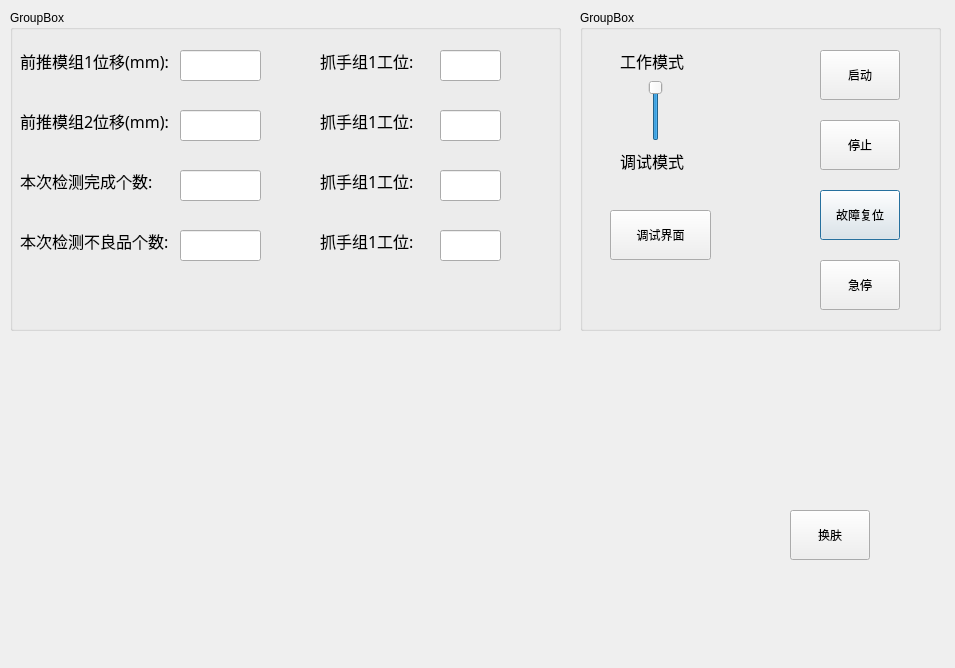
<?xml version="1.0" encoding="UTF-8"?>
<ui version="4.0">
 <class>CommDialog</class>
 <widget class="QDialog" name="CommDialog">
  <property name="geometry">
   <rect>
    <x>0</x>
    <y>0</y>
    <width>955</width>
    <height>668</height>
   </rect>
  </property>
  <property name="windowTitle">
   <string>关于</string>
  </property>
  <property name="windowIcon">
   <iconset resource="hello.qrc">
    <normaloff>:/logo/Resources/fivision.ico</normaloff>:/logo/Resources/fivision.ico</iconset>
  </property>
  <widget class="QGroupBox" name="groupBox">
   <property name="geometry">
    <rect>
     <x>10</x>
     <y>10</y>
     <width>551</width>
     <height>321</height>
    </rect>
   </property>
   <property name="styleSheet">
    <string notr="true"/>
   </property>
   <property name="title">
    <string>GroupBox</string>
   </property>
   <widget class="QLineEdit" name="lineEdit">
    <property name="geometry">
     <rect>
      <x>170</x>
      <y>40</y>
      <width>81</width>
      <height>31</height>
     </rect>
    </property>
    <property name="styleSheet">
     <string notr="true"/>
    </property>
   </widget>
   <widget class="QLabel" name="label">
    <property name="geometry">
     <rect>
      <x>10</x>
      <y>20</y>
      <width>151</width>
      <height>61</height>
     </rect>
    </property>
    <property name="font">
     <font>
      <family>微软雅黑</family>
      <pointsize>12</pointsize>
     </font>
    </property>
    <property name="text">
     <string>前推模组1位移(mm):</string>
    </property>
   </widget>
   <widget class="QLineEdit" name="lineEdit_2">
    <property name="geometry">
     <rect>
      <x>170</x>
      <y>100</y>
      <width>81</width>
      <height>31</height>
     </rect>
    </property>
   </widget>
   <widget class="QLabel" name="label_2">
    <property name="geometry">
     <rect>
      <x>10</x>
      <y>80</y>
      <width>151</width>
      <height>61</height>
     </rect>
    </property>
    <property name="font">
     <font>
      <family>微软雅黑</family>
      <pointsize>12</pointsize>
     </font>
    </property>
    <property name="text">
     <string>前推模组2位移(mm):</string>
    </property>
   </widget>
   <widget class="QLineEdit" name="lineEdit_3">
    <property name="geometry">
     <rect>
      <x>170</x>
      <y>160</y>
      <width>81</width>
      <height>31</height>
     </rect>
    </property>
   </widget>
   <widget class="QLabel" name="label_3">
    <property name="geometry">
     <rect>
      <x>10</x>
      <y>140</y>
      <width>151</width>
      <height>61</height>
     </rect>
    </property>
    <property name="font">
     <font>
      <family>微软雅黑</family>
      <pointsize>12</pointsize>
     </font>
    </property>
    <property name="text">
     <string>本次检测完成个数:</string>
    </property>
   </widget>
   <widget class="QLabel" name="label_4">
    <property name="geometry">
     <rect>
      <x>10</x>
      <y>200</y>
      <width>151</width>
      <height>61</height>
     </rect>
    </property>
    <property name="font">
     <font>
      <family>微软雅黑</family>
      <pointsize>12</pointsize>
     </font>
    </property>
    <property name="text">
     <string>本次检测不良品个数:</string>
    </property>
   </widget>
   <widget class="QLineEdit" name="lineEdit_4">
    <property name="geometry">
     <rect>
      <x>170</x>
      <y>220</y>
      <width>81</width>
      <height>31</height>
     </rect>
    </property>
   </widget>
   <widget class="QLineEdit" name="lineEdit_5">
    <property name="geometry">
     <rect>
      <x>430</x>
      <y>40</y>
      <width>61</width>
      <height>31</height>
     </rect>
    </property>
   </widget>
   <widget class="QLabel" name="label_5">
    <property name="geometry">
     <rect>
      <x>310</x>
      <y>30</y>
      <width>111</width>
      <height>41</height>
     </rect>
    </property>
    <property name="font">
     <font>
      <family>微软雅黑</family>
      <pointsize>12</pointsize>
     </font>
    </property>
    <property name="text">
     <string>抓手组1工位:</string>
    </property>
   </widget>
   <widget class="QLabel" name="label_6">
    <property name="geometry">
     <rect>
      <x>310</x>
      <y>90</y>
      <width>111</width>
      <height>41</height>
     </rect>
    </property>
    <property name="font">
     <font>
      <family>微软雅黑</family>
      <pointsize>12</pointsize>
     </font>
    </property>
    <property name="text">
     <string>抓手组1工位:</string>
    </property>
   </widget>
   <widget class="QLineEdit" name="lineEdit_6">
    <property name="geometry">
     <rect>
      <x>430</x>
      <y>100</y>
      <width>61</width>
      <height>31</height>
     </rect>
    </property>
   </widget>
   <widget class="QLabel" name="label_7">
    <property name="geometry">
     <rect>
      <x>310</x>
      <y>150</y>
      <width>111</width>
      <height>41</height>
     </rect>
    </property>
    <property name="font">
     <font>
      <family>微软雅黑</family>
      <pointsize>12</pointsize>
     </font>
    </property>
    <property name="text">
     <string>抓手组1工位:</string>
    </property>
   </widget>
   <widget class="QLineEdit" name="lineEdit_7">
    <property name="geometry">
     <rect>
      <x>430</x>
      <y>160</y>
      <width>61</width>
      <height>31</height>
     </rect>
    </property>
   </widget>
   <widget class="QLabel" name="label_8">
    <property name="geometry">
     <rect>
      <x>310</x>
      <y>210</y>
      <width>111</width>
      <height>41</height>
     </rect>
    </property>
    <property name="font">
     <font>
      <family>微软雅黑</family>
      <pointsize>12</pointsize>
     </font>
    </property>
    <property name="text">
     <string>抓手组1工位:</string>
    </property>
   </widget>
   <widget class="QLineEdit" name="lineEdit_8">
    <property name="geometry">
     <rect>
      <x>430</x>
      <y>220</y>
      <width>61</width>
      <height>31</height>
     </rect>
    </property>
   </widget>
  </widget>
  <widget class="QGroupBox" name="groupBox_2">
   <property name="geometry">
    <rect>
     <x>580</x>
     <y>10</y>
     <width>361</width>
     <height>321</height>
    </rect>
   </property>
   <property name="styleSheet">
    <string notr="true"/>
   </property>
   <property name="title">
    <string>GroupBox</string>
   </property>
   <widget class="QPushButton" name="btn4">
    <property name="geometry">
     <rect>
      <x>240</x>
      <y>180</y>
      <width>80</width>
      <height>50</height>
     </rect>
    </property>
    <property name="text">
     <string>故障复位</string>
    </property>
    <property name="default">
     <bool>false</bool>
    </property>
   </widget>
   <widget class="QPushButton" name="btn3">
    <property name="geometry">
     <rect>
      <x>240</x>
      <y>250</y>
      <width>80</width>
      <height>50</height>
     </rect>
    </property>
    <property name="text">
     <string>急停</string>
    </property>
    <property name="default">
     <bool>false</bool>
    </property>
    <property name="flat">
     <bool>false</bool>
    </property>
   </widget>
   <widget class="QPushButton" name="btn1">
    <property name="geometry">
     <rect>
      <x>240</x>
      <y>40</y>
      <width>80</width>
      <height>50</height>
     </rect>
    </property>
    <property name="text">
     <string>启动</string>
    </property>
   </widget>
   <widget class="QPushButton" name="btn2">
    <property name="geometry">
     <rect>
      <x>240</x>
      <y>110</y>
      <width>80</width>
      <height>50</height>
     </rect>
    </property>
    <property name="text">
     <string>停止</string>
    </property>
    <property name="flat">
     <bool>false</bool>
    </property>
   </widget>
   <widget class="QPushButton" name="btn_debug">
    <property name="geometry">
     <rect>
      <x>30</x>
      <y>200</y>
      <width>101</width>
      <height>50</height>
     </rect>
    </property>
    <property name="text">
     <string>调试界面</string>
    </property>
    <property name="default">
     <bool>false</bool>
    </property>
   </widget>
   <widget class="QSlider" name="verticalSlider_mode">
    <property name="geometry">
     <rect>
      <x>60</x>
      <y>70</y>
      <width>31</width>
      <height>61</height>
     </rect>
    </property>
    <property name="maximum">
     <number>1</number>
    </property>
    <property name="pageStep">
     <number>10</number>
    </property>
    <property name="value">
     <number>1</number>
    </property>
    <property name="orientation">
     <enum>Qt::Vertical</enum>
    </property>
    <property name="tickPosition">
     <enum>QSlider::NoTicks</enum>
    </property>
   </widget>
   <widget class="QLabel" name="label_9">
    <property name="geometry">
     <rect>
      <x>40</x>
      <y>30</y>
      <width>81</width>
      <height>41</height>
     </rect>
    </property>
    <property name="font">
     <font>
      <family>微软雅黑</family>
      <pointsize>12</pointsize>
     </font>
    </property>
    <property name="text">
     <string>工作模式</string>
    </property>
   </widget>
   <widget class="QLabel" name="label_10">
    <property name="geometry">
     <rect>
      <x>40</x>
      <y>130</y>
      <width>81</width>
      <height>41</height>
     </rect>
    </property>
    <property name="font">
     <font>
      <family>微软雅黑</family>
      <pointsize>12</pointsize>
     </font>
    </property>
    <property name="text">
     <string>调试模式</string>
    </property>
   </widget>
  </widget>
  <widget class="QPushButton" name="btn_skin">
   <property name="geometry">
    <rect>
     <x>790</x>
     <y>510</y>
     <width>80</width>
     <height>50</height>
    </rect>
   </property>
   <property name="text">
    <string>换肤</string>
   </property>
   <property name="default">
    <bool>false</bool>
   </property>
   <property name="flat">
    <bool>false</bool>
   </property>
  </widget>
 </widget>
 <resources>
  <include location="hello.qrc"/>
 </resources>
 <connections/>
</ui>
